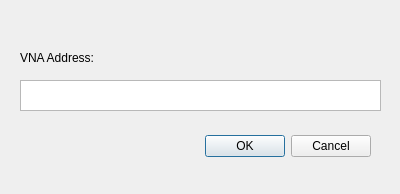
<?xml version="1.0" encoding="UTF-8"?>
<ui version="4.0">
 <class>Addr_Dialog</class>
 <widget class="QDialog" name="Addr_Dialog">
  <property name="geometry">
   <rect>
    <x>0</x>
    <y>0</y>
    <width>400</width>
    <height>194</height>
   </rect>
  </property>
  <property name="windowTitle">
   <string>VNA Address</string>
  </property>
  <property name="sizeGripEnabled">
   <bool>false</bool>
  </property>
  <property name="modal">
   <bool>false</bool>
  </property>
  <widget class="QDialogButtonBox" name="buttonBox">
   <property name="geometry">
    <rect>
     <x>30</x>
     <y>130</y>
     <width>341</width>
     <height>32</height>
    </rect>
   </property>
   <property name="orientation">
    <enum>Qt::Horizontal</enum>
   </property>
   <property name="standardButtons">
    <set>QDialogButtonBox::Cancel|QDialogButtonBox::Ok</set>
   </property>
  </widget>
  <widget class="QPlainTextEdit" name="plainTextEdit">
   <property name="geometry">
    <rect>
     <x>20</x>
     <y>80</y>
     <width>361</width>
     <height>31</height>
    </rect>
   </property>
  </widget>
  <widget class="QLabel" name="label">
   <property name="geometry">
    <rect>
     <x>20</x>
     <y>50</y>
     <width>161</width>
     <height>16</height>
    </rect>
   </property>
   <property name="text">
    <string>VNA Address:</string>
   </property>
  </widget>
 </widget>
 <resources/>
 <connections>
  <connection>
   <sender>buttonBox</sender>
   <signal>accepted()</signal>
   <receiver>Addr_Dialog</receiver>
   <slot>accept()</slot>
   <hints>
    <hint type="sourcelabel">
     <x>248</x>
     <y>254</y>
    </hint>
    <hint type="destinationlabel">
     <x>157</x>
     <y>274</y>
    </hint>
   </hints>
  </connection>
  <connection>
   <sender>buttonBox</sender>
   <signal>rejected()</signal>
   <receiver>Addr_Dialog</receiver>
   <slot>reject()</slot>
   <hints>
    <hint type="sourcelabel">
     <x>316</x>
     <y>260</y>
    </hint>
    <hint type="destinationlabel">
     <x>286</x>
     <y>274</y>
    </hint>
   </hints>
  </connection>
 </connections>
</ui>
